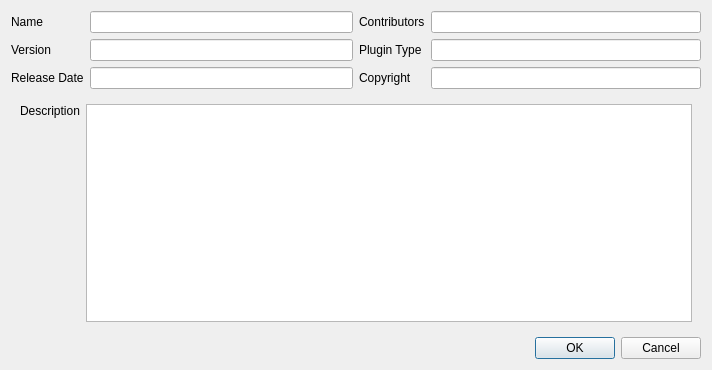
<?xml version="1.0" encoding="UTF-8"?>
<ui version="4.0">
 <class>Form_InstallPlugin</class>
 <widget class="QDialog" name="Form_InstallPlugin">
  <property name="geometry">
   <rect>
    <x>0</x>
    <y>0</y>
    <width>712</width>
    <height>370</height>
   </rect>
  </property>
  <property name="windowTitle">
   <string>Dialog</string>
  </property>
  <layout class="QVBoxLayout" name="verticalLayout_2">
   <item>
    <widget class="QWidget" name="widget_2" native="true">
     <layout class="QVBoxLayout" name="verticalLayout">
      <property name="leftMargin">
       <number>0</number>
      </property>
      <property name="topMargin">
       <number>0</number>
      </property>
      <property name="rightMargin">
       <number>0</number>
      </property>
      <property name="bottomMargin">
       <number>0</number>
      </property>
      <item>
       <widget class="QWidget" name="widget_6" native="true">
        <property name="sizePolicy">
         <sizepolicy hsizetype="Preferred" vsizetype="Maximum">
          <horstretch>0</horstretch>
          <verstretch>0</verstretch>
         </sizepolicy>
        </property>
        <layout class="QHBoxLayout" name="horizontalLayout">
         <property name="leftMargin">
          <number>0</number>
         </property>
         <property name="topMargin">
          <number>0</number>
         </property>
         <property name="rightMargin">
          <number>0</number>
         </property>
         <property name="bottomMargin">
          <number>0</number>
         </property>
         <item>
          <widget class="QWidget" name="widget_3" native="true">
           <layout class="QFormLayout" name="formLayout">
            <property name="leftMargin">
             <number>0</number>
            </property>
            <property name="topMargin">
             <number>0</number>
            </property>
            <property name="rightMargin">
             <number>0</number>
            </property>
            <property name="bottomMargin">
             <number>0</number>
            </property>
            <item row="0" column="0">
             <widget class="QLabel" name="label">
              <property name="text">
               <string>Name</string>
              </property>
             </widget>
            </item>
            <item row="0" column="1">
             <widget class="QLineEdit" name="Name_lineEdit">
              <property name="readOnly">
               <bool>true</bool>
              </property>
             </widget>
            </item>
            <item row="3" column="0">
             <widget class="QLabel" name="label_3">
              <property name="text">
               <string>Release Date</string>
              </property>
             </widget>
            </item>
            <item row="3" column="1">
             <widget class="QLineEdit" name="ReleaseDate_lineEdit">
              <property name="readOnly">
               <bool>true</bool>
              </property>
             </widget>
            </item>
            <item row="1" column="0">
             <widget class="QLabel" name="label_7">
              <property name="text">
               <string>Version</string>
              </property>
             </widget>
            </item>
            <item row="1" column="1">
             <widget class="QLineEdit" name="Version_lineEdit"/>
            </item>
           </layout>
          </widget>
         </item>
         <item>
          <widget class="QWidget" name="widget_4" native="true">
           <layout class="QFormLayout" name="formLayout_2">
            <property name="leftMargin">
             <number>0</number>
            </property>
            <property name="topMargin">
             <number>0</number>
            </property>
            <property name="rightMargin">
             <number>0</number>
            </property>
            <property name="bottomMargin">
             <number>0</number>
            </property>
            <item row="0" column="0">
             <widget class="QLabel" name="label_4">
              <property name="text">
               <string>Contributors</string>
              </property>
             </widget>
            </item>
            <item row="0" column="1">
             <widget class="QLineEdit" name="Contrib_lineEdit">
              <property name="readOnly">
               <bool>true</bool>
              </property>
             </widget>
            </item>
            <item row="1" column="0">
             <widget class="QLabel" name="label_6">
              <property name="text">
               <string>Plugin Type</string>
              </property>
             </widget>
            </item>
            <item row="1" column="1">
             <widget class="QLineEdit" name="PluginType_lineEdit">
              <property name="readOnly">
               <bool>true</bool>
              </property>
             </widget>
            </item>
            <item row="2" column="1">
             <widget class="QLineEdit" name="Copyright_lineEdit">
              <property name="readOnly">
               <bool>true</bool>
              </property>
             </widget>
            </item>
            <item row="2" column="0">
             <widget class="QLabel" name="label_2">
              <property name="text">
               <string>Copyright</string>
              </property>
             </widget>
            </item>
           </layout>
          </widget>
         </item>
        </layout>
       </widget>
      </item>
      <item>
       <widget class="QWidget" name="widget_5" native="true">
        <property name="sizePolicy">
         <sizepolicy hsizetype="Preferred" vsizetype="Preferred">
          <horstretch>0</horstretch>
          <verstretch>0</verstretch>
         </sizepolicy>
        </property>
        <layout class="QHBoxLayout" name="horizontalLayout_2">
         <item>
          <widget class="QLabel" name="label_5">
           <property name="text">
            <string>Description</string>
           </property>
           <property name="alignment">
            <set>Qt::AlignLeading|Qt::AlignLeft|Qt::AlignTop</set>
           </property>
          </widget>
         </item>
         <item>
          <widget class="QTextEdit" name="Description_textEdit">
           <property name="sizePolicy">
            <sizepolicy hsizetype="Expanding" vsizetype="Expanding">
             <horstretch>0</horstretch>
             <verstretch>0</verstretch>
            </sizepolicy>
           </property>
           <property name="readOnly">
            <bool>true</bool>
           </property>
          </widget>
         </item>
        </layout>
       </widget>
      </item>
     </layout>
    </widget>
   </item>
   <item>
    <widget class="QDialogButtonBox" name="buttonBox">
     <property name="orientation">
      <enum>Qt::Horizontal</enum>
     </property>
     <property name="standardButtons">
      <set>QDialogButtonBox::Cancel|QDialogButtonBox::Ok</set>
     </property>
    </widget>
   </item>
  </layout>
 </widget>
 <resources/>
 <connections>
  <connection>
   <sender>buttonBox</sender>
   <signal>accepted()</signal>
   <receiver>Form_InstallPlugin</receiver>
   <slot>accept()</slot>
   <hints>
    <hint type="sourcelabel">
     <x>248</x>
     <y>254</y>
    </hint>
    <hint type="destinationlabel">
     <x>157</x>
     <y>274</y>
    </hint>
   </hints>
  </connection>
  <connection>
   <sender>buttonBox</sender>
   <signal>rejected()</signal>
   <receiver>Form_InstallPlugin</receiver>
   <slot>reject()</slot>
   <hints>
    <hint type="sourcelabel">
     <x>316</x>
     <y>260</y>
    </hint>
    <hint type="destinationlabel">
     <x>286</x>
     <y>274</y>
    </hint>
   </hints>
  </connection>
 </connections>
</ui>
